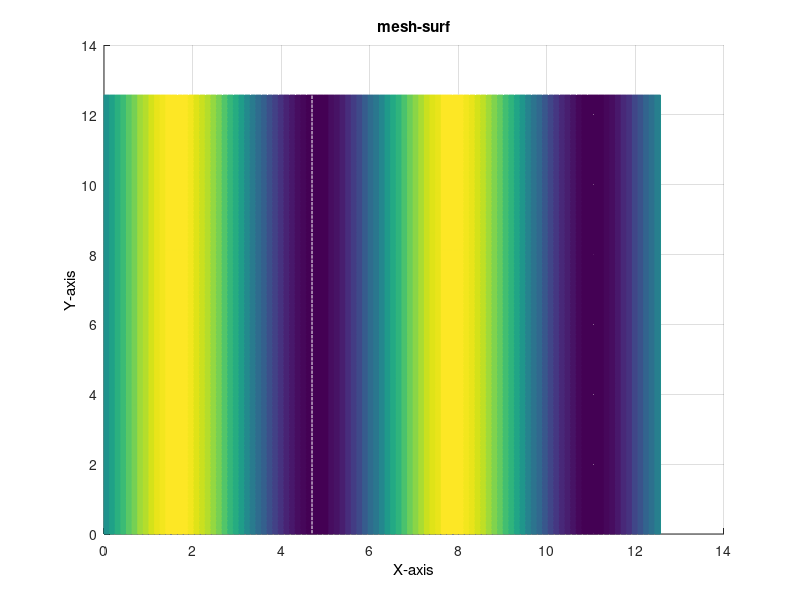

This figure's MATLAB source:
% EdgeColor FaceColor    [R G B]/r/g/b/.../flat/interp/none
% LineStyle LineWidth Marker MarkerSize XData
close all;
x=linspace(0,4*pi,100);
[x,y]=meshgrid(x);
z=sin(x);
figure;
axes('view',[-37.5 30]);
hs=surface(x,y,z,'FaceColor','w','EdgeColor','flat');
grid on;
set(get(gca,'XLabel'),'String','X-axis');
set(get(gca,'YLabel'),'String','Y-axis');
set(get(gca,'ZLabel'),'String','Z-axis');
title('mesh-surf');
pause;
set(hs,'FaceColor','flat');
